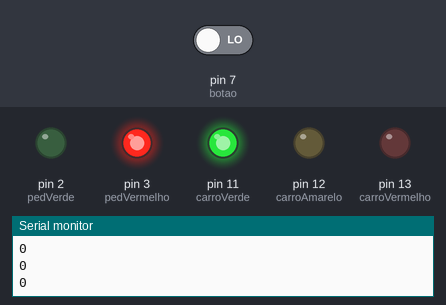
The sketch below on a simulated Arduino Uno, built with avr-gcc and run on an emulated ATmega328P. Shown: output pins drawn as LEDs (lit = HIGH), the last lines printed to the serial monitor. The test bench sets the inputs (shaded band); at power-on: pin 7 (botao) LOW.

Above: at 4.2 s.
4.3 s: pin 7 (botao) driven LOW
5.8 s: pin 7 (botao) driven HIGH
At 6.7 s:
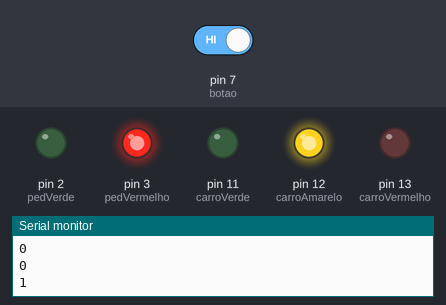
At 10.9 s:
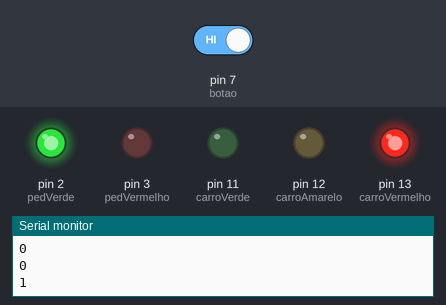
Timing chart, 0 to 12.4 s (numbered marks = the images above; inputs shaded):
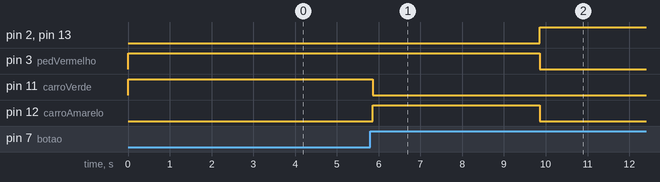

Measured:
- after the input at 5.8 s, pin 2 (pedVerde), pin 13 (carroVermelho): LOW → HIGH after 4.1 s; pin 3 (pedVermelho): HIGH → LOW after 4.1 s; pin 11 (carroVerde): HIGH → LOW after 0.06 s; pin 12 (carroAmarelo): LOW → HIGH after 0.06 s, → LOW 4.0 s later

The sketch:

semaforo_inteligente1.ino
```cpp
int carroVermelho = 13;
int carroAmarelo = 12;
int carroVerde = 11;

int pedVerde = 2;
int pedVermelho = 3;
int botao = 7;

int tempoAtravessar = 5000;
unsigned long mudaTempo;

void setup()
  {

  mudaTempo = millis();

  pinMode(carroVermelho, OUTPUT);
  pinMode(carroAmarelo, OUTPUT);
  pinMode(carroVerde, OUTPUT);

  pinMode(pedVermelho, OUTPUT);
  pinMode(pedVerde, OUTPUT);

  pinMode(botao, INPUT);

  digitalWrite(carroVerde, HIGH);
  digitalWrite(pedVermelho, HIGH);
  digitalWrite(carroVermelho, LOW);
  digitalWrite(carroAmarelo, LOW);
  digitalWrite(pedVerde, LOW);
  Serial.begin(9600);

}

void loop(){

  int estado = digitalRead(botao);
  delay(50);
  Serial.println(estado);

  if(estado == HIGH && (millis() - mudaTempo) > 5000){

  mudaLuzes();

  }
}

void mudaLuzes()
  {

  digitalWrite(carroVerde, LOW);
  digitalWrite(carroAmarelo, HIGH);
  delay(4000);

  digitalWrite(carroAmarelo, LOW);
  digitalWrite(carroVermelho, HIGH);

  digitalWrite(pedVermelho, LOW);
  digitalWrite(pedVerde, HIGH);
  delay(tempoAtravessar);

  for(int x=0; x<10; x++){
  digitalWrite(pedVermelho, LOW);
  delay(160);
  digitalWrite(pedVerde, HIGH);
  delay(160);

  }

  digitalWrite(pedVerde, LOW);
  digitalWrite(carroVermelho, LOW);
  digitalWrite(pedVermelho, HIGH);
  digitalWrite(carroVerde, HIGH);

  mudaTempo = millis();

}

  
```
